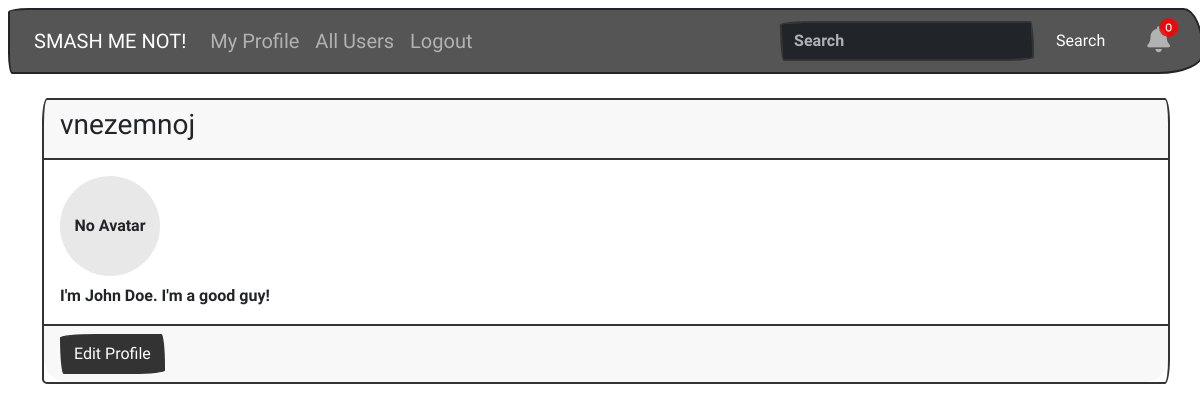
/auth/profile/ (signed in), run on an earlier commit of the app's database.
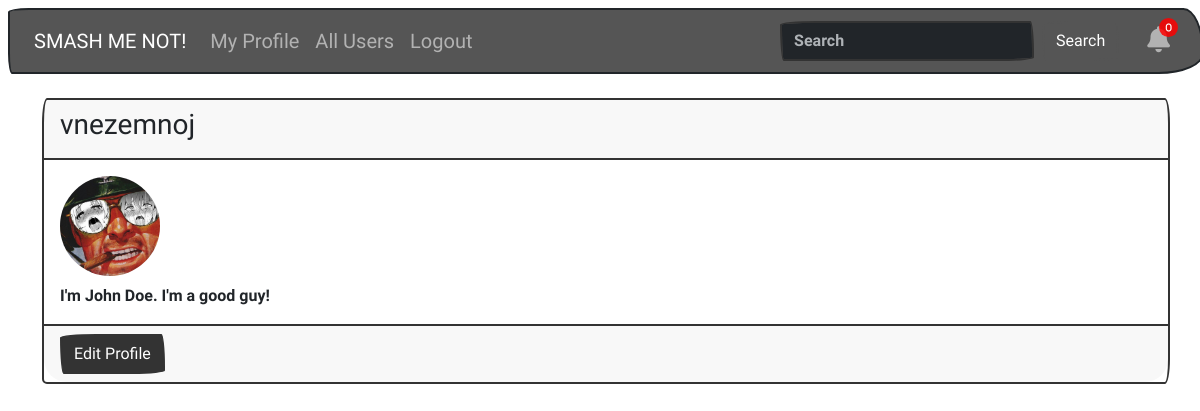
And on a later commit of the database.
### user/models.py (models this page shows, shortened)
class Profile(models.Model):
    user = models.OneToOneField(User, on_delete=models.CASCADE)
    bio = models.TextField(blank=True)
    telegram = models.CharField(max_length=255, blank=True)
    slug = AutoSlugField(populate_from='user', unique=True)
    avatar = models.ImageField(upload_to='avatars/', blank=True)
    photo_1 = models.ImageField(upload_to='photos/', blank=True)
    photo_2 = models.ImageField(upload_to='photos/', blank=True)
    photo_3 = models.ImageField(upload_to='photos/', blank=True)
    photo_4 = models.ImageField(upload_to='photos/', blank=True)
    photo_5 = models.ImageField(upload_to='photos/', blank=True)
    photo_6 = models.ImageField(upload_to='photos/', blank=True)

### user/views.py (the view)
# urls.py: path('profile/', profile_view, name='profile'),
def profile_view(request):
    if request.user.is_authenticated:
        try:
            profile = Profile.objects.get(user=request.user)
        except Profile.DoesNotExist:
            profile = Profile.objects.create(user=request.user)
        photos = [getattr(profile, f'photo_{i}') for i in range(1, 7) if getattr(profile, f'photo_{i}')]
        return render(request, 'user/profile.html', {'profile': profile, 'photos': photos})
    else:
        return redirect('auth:login')

### user/templates/user/profile.html (shortened to what this page needs)
{% extends 'base.html' %}
{% block content %}
    <div class="container-fluid">
        <div class="row">
            <div class="col-12">
                {% include 'header.html' %}
            </div>
        </div>
    </div>
    <div class="container">
        <div class="row">
            <div class="col-12 my-4">
                <div class="col-12">
                    <div class="card mb-4">
                        <div class="card-header">
                            <h3 class="card-title">{{ profile.user.username }}</h3>
                        </div>
                        <div class="card-body">
                            <div class="profile-avatar mb-2">
                                {% if profile.avatar %}
                                    <img src="{{ profile.avatar.url }}" alt="Avatar">
                                {% else %}
                                    <span style="display: flex; justify-content: center; align-items: center; width: 100%; height: 100%;">No Avatar</span>
                                {% endif %}
                            </div>
                            <p class="card-text">{{ profile.bio }}</p>
                        </div>
                        <div class="card-footer text-muted">
                            <a href="{% url 'auth:edit_profile' %}" class="btn btn-primary">Edit Profile</a>
                        </div>
                    </div>
                </div>
            </div>
        </div>
    </div>
{% endblock %}

What changed in the data, as far as the page shows it:
changed Profile "I'm John Doe. I'm a good guy!": avatar: picture added; avatar empty → "avatars/6.jpeg" (drawn)
Also different on the page:
text no longer shown: "No Avatar"
